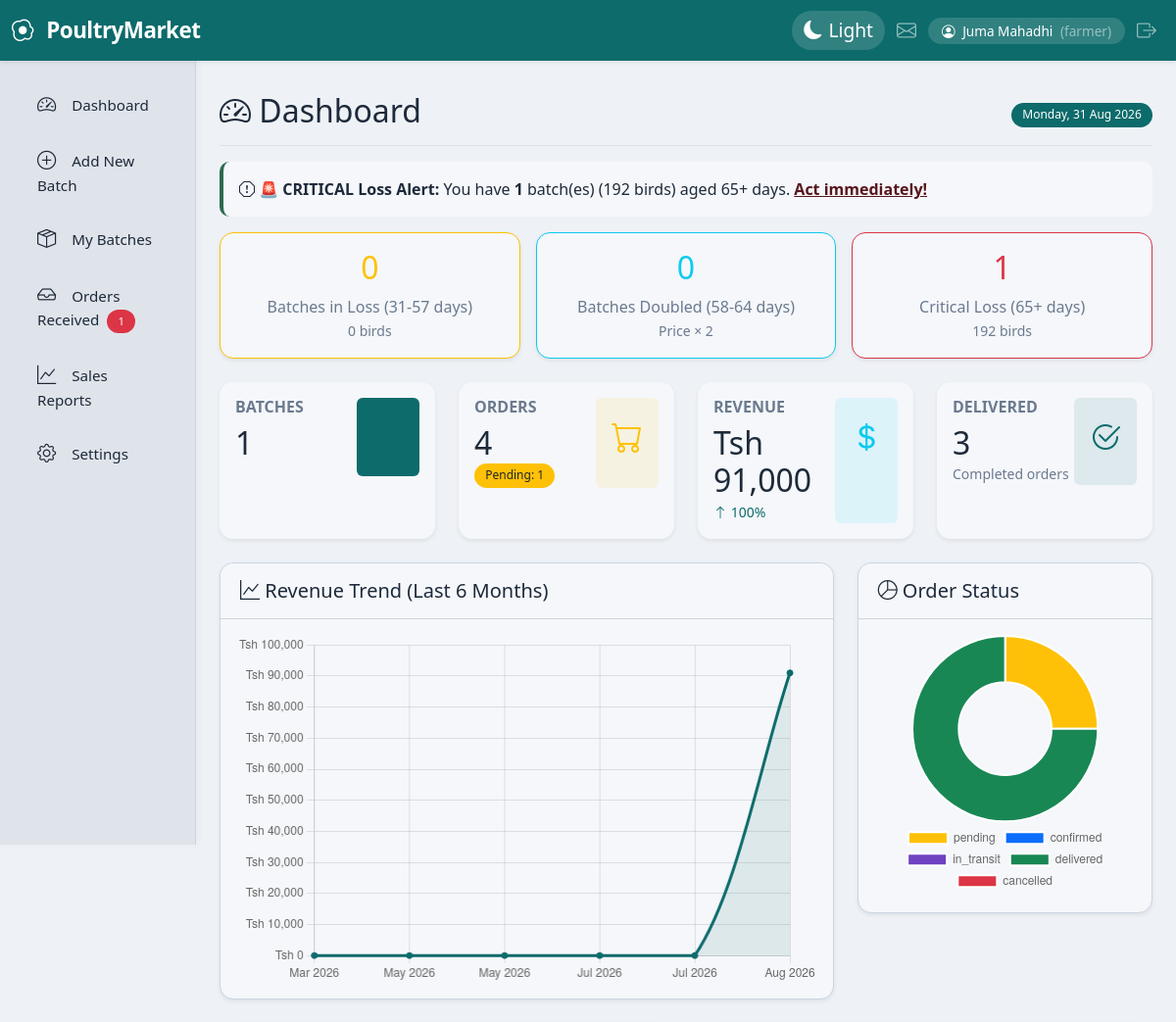
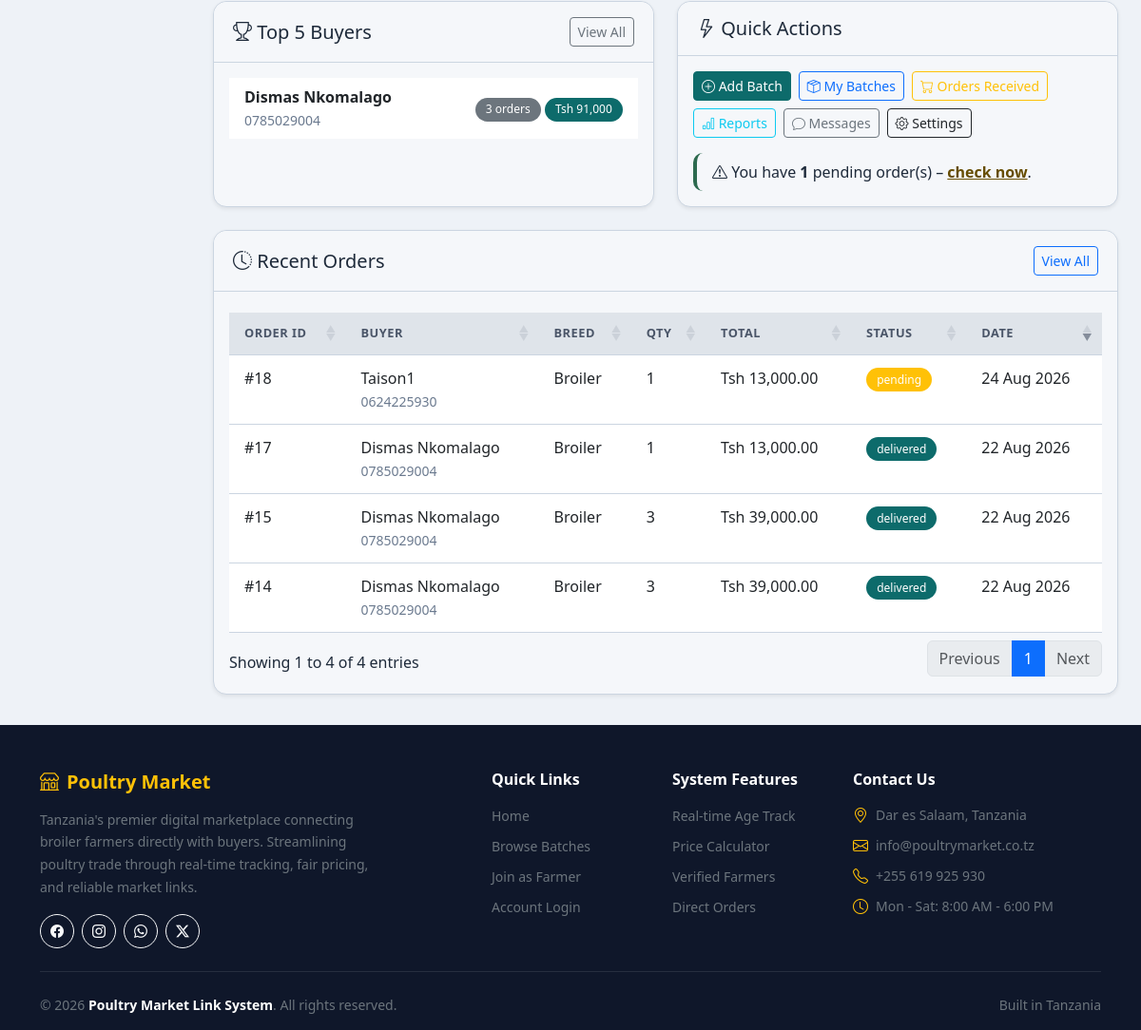
The app's page /dashboard.php (signed in) with its own data (2 pictures, top to bottom).
### tables this page shows
CREATE TABLE `orders` (
  `id` int(11) NOT NULL,
  `buyer_id` int(11) NOT NULL,
  `batch_id` int(11) NOT NULL,
  `quantity` int(11) NOT NULL CHECK (`quantity` > 0),
  `total_price` decimal(10,2) NOT NULL,
  `delivery_fee` decimal(10,2) DEFAULT 0.00,
  `delivery_method` enum('seller_delivery','self_pickup') NOT NULL,
  `delivery_address` text DEFAULT NULL,
  `order_date` timestamp NOT NULL DEFAULT current_timestamp(),
  `status` enum('pending','confirmed','in_transit','delivered','cancelled') DEFAULT 'pending',
  `payment_status` enum('pending','paid','failed') DEFAULT 'pending',
  `notes` text DEFAULT NULL
);

CREATE TABLE `users` (
  `id` int(11) NOT NULL,
  `name` varchar(100) NOT NULL,
  `email` varchar(100) NOT NULL,
  `password` varchar(255) NOT NULL,
  `phone` varchar(20) DEFAULT NULL,
  `location` varchar(255) DEFAULT NULL,
  `role` enum('admin','farmer','buyer') NOT NULL DEFAULT 'buyer',
  `created_at` timestamp NOT NULL DEFAULT current_timestamp(),
  `updated_at` timestamp NOT NULL DEFAULT current_timestamp() ON UPDATE current_timestamp()
);

CREATE TABLE `batches` (
  `id` int(11) NOT NULL,
  `farmer_id` int(11) NOT NULL,
  `breed` varchar(100) NOT NULL,
  `quantity` int(11) NOT NULL CHECK (`quantity` >= 0),
  `price_per_bird` decimal(10,2) NOT NULL CHECK (`price_per_bird` >= 0),
  `hatch_date` date NOT NULL,
  `location` varchar(255) NOT NULL,
  `status` enum('available','reserved','sold') DEFAULT 'available',
  `created_at` timestamp NOT NULL DEFAULT current_timestamp(),
  `updated_at` timestamp NOT NULL DEFAULT current_timestamp() ON UPDATE current_timestamp(),
  `image` varchar(255) DEFAULT NULL
);

### dashboard.php (the view, shortened to what this page needs)
<?php
require_once '../includes/auth.php';
$farmer_id = $_SESSION['user_id'];
$total_batches = $conn->query("SELECT COUNT(*) FROM batches WHERE farmer_id = $farmer_id")->fetch_row()[0] ?? 0;
$total_orders = $conn->query("SELECT COUNT(*) FROM orders o JOIN batches b ON o.batch_id = b.id WHERE b.farmer_id = $farmer_id")->fetch_row()[0] ?? 0;
$pending_orders = $conn->query("SELECT COUNT(*) FROM orders o JOIN batches b ON o.batch_id = b.id WHERE b.farmer_id = $farmer_id AND o.status = 'pending'")->fetch_row()[0] ?? 0;
$delivered_orders = $conn->query("SELECT COUNT(*) FROM orders o JOIN batches b ON o.batch_id = b.id WHERE b.farmer_id = $farmer_id AND o.status = 'delivered'")->fetch_row()[0] ?? 0;
$total_revenue = $conn->query("SELECT SUM(o.total_price) FROM orders o JOIN batches b ON o.batch_id = b.id WHERE b.farmer_id = $farmer_id AND o.status = 'delivered'")->fetch_row()[0] ?? 0;
$current_month = date('Y-m');
$prev_month = date('Y-m', strtotime('-1 month'));
$revenue_this_month = $conn->query("SELECT SUM(o.total_price) FROM orders o JOIN batches b ON o.batch_id = b.id WHERE b.farmer_id = $farmer_id AND o.status = 'delivered' AND DATE_FORMAT(o.order_date, '%Y-%m') = '$current_month'")->fetch_row()[0] ?? 0;
$revenue_prev_month = $conn->query("SELECT SUM(o.total_price) FROM orders o JOIN batches b ON o.batch_id = b.id WHERE b.farmer_id = $farmer_id AND o.status = 'delivered' AND DATE_FORMAT(o.order_date, '%Y-%m') = '$prev_month'")->fetch_row()[0] ?? 0;
$revenue_growth = ($revenue_prev_month > 0) ? round(($revenue_this_month - $revenue_prev_month) / $revenue_prev_month * 100, 1) : 100;
$loss_stats = $conn->query("
    SELECT
        COUNT(CASE WHEN DATEDIFF(CURDATE(), hatch_date) BETWEEN 31 AND 57 AND status = 'available' THEN 1 END) as loss_count,
        COUNT(CASE WHEN DATEDIFF(CURDATE(), hatch_date) BETWEEN 58 AND 64 AND status = 'available' THEN 1 END) as doubled_count,
        COUNT(CASE WHEN DATEDIFF(CURDATE(), hatch_date) > 65 AND status = 'available' THEN 1 END) as critical_count,
        COALESCE(SUM(CASE WHEN DATEDIFF(CURDATE(), hatch_date) BETWEEN 31 AND 57 AND status = 'available' THEN quantity END), 0) as loss_birds,
        COALESCE(SUM(CASE WHEN DATEDIFF(CURDATE(), hatch_date) > 65 AND status = 'available' THEN quantity END), 0) as critical_birds
    FROM batches
    WHERE farmer_id = $farmer_id
")->fetch_assoc();
$revenue_trend = [];
for ($i = 5; $i >= 0; $i--) {
    $month = date('M Y', strtotime("-$i months"));
    $month_query = date('Y-m', strtotime("-$i months"));
    $result = $conn->query("SELECT SUM(o.total_price) as total FROM orders o JOIN batches b ON o.batch_id = b.id WHERE b.farmer_id = $farmer_id AND o.status = 'delivered' AND DATE_FORMAT(o.order_date, '%Y-%m') = '$month_query'");
    $revenue_trend['labels'][] = $month;
    $revenue_trend['values'][] = (float)($result->fetch_assoc()['total'] ?? 0);
}
$status_counts = [];
$statuses = ['pending', 'confirmed', 'in_transit', 'delivered', 'cancelled'];
foreach ($statuses as $status) {
    $count = $conn->query("SELECT COUNT(*) FROM orders o JOIN batches b ON o.batch_id = b.id WHERE b.farmer_id = $farmer_id AND o.status = '$status'")->fetch_row()[0];
    $status_counts[$status] = $count;
}
$recent_orders = $conn->query("
    SELECT o.*, u.name as buyer_name, u.phone as buyer_phone, b.breed
    FROM orders o
    JOIN batches b ON o.batch_id = b.id
    JOIN users u ON o.buyer_id = u.id
    WHERE b.farmer_id = $farmer_id
    ORDER BY o.order_date DESC
    LIMIT 10
");
$top_buyers = $conn->query("
    SELECT u.name, u.phone, COUNT(o.id) as order_count, SUM(o.total_price) as total_spent
    FROM orders o
    JOIN batches b ON o.batch_id = b.id
    JOIN users u ON o.buyer_id = u.id
    WHERE b.farmer_id = $farmer_id AND o.status = 'delivered'
    GROUP BY u.id
    ORDER BY total_spent DESC
    LIMIT 5
");
?>
<div class="d-flex justify-content-between flex-wrap flex-md-nowrap align-items-center pt-3 pb-2 mb-3 border-bottom">
    <h2><i class="bi bi-speedometer2"></i> Dashboard</h2>
    <span class="badge bg-success"><?= date('l, d M Y') ?></span>
</div>
<?php if ($loss_stats['critical_count'] > 0): ?>
    <div class="alert alert-danger"><i class="bi bi-exclamation-octagon"></i> <strong>🚨 CRITICAL Loss Alert:</strong> You have <strong><?= $loss_stats['critical_count'] ?></strong> batch(es) (<?= $loss_stats['critical_birds'] ?> birds) aged 65+ days. <a href="my_batches.php" class="alert-link">Act immediately!</a></div>
<?php endif; ?>
<div class="row g-3 mb-4">
    <div class="col-md-4">
        <div class="card text-center shadow-sm border-warning"><div class="card-body"><h2 class="text-warning"><?= $loss_stats['loss_count'] ?></h2><p class="text-muted mb-0">Batches in Loss (31-57 days)</p><small class="text-muted"><?= $loss_stats['loss_birds'] ?> birds</small></div></div>
    </div>
    <div class="col-md-4">
        <div class="card text-center shadow-sm border-info"><div class="card-body"><h2 class="text-info"><?= $loss_stats['doubled_count'] ?></h2><p class="text-muted mb-0">Batches Doubled (58-64 days)</p><small class="text-muted">Price × 2</small></div></div>
    </div>
    <div class="col-md-4">
        <div class="card text-center shadow-sm border-danger"><div class="card-body"><h2 class="text-danger"><?= $loss_stats['critical_count'] ?></h2><p class="text-muted mb-0">Critical Loss (65+ days)</p><small class="text-muted"><?= $loss_stats['critical_birds'] ?> birds</small></div></div>
    </div>
</div>
<div class="row g-4 mb-4">
    <div class="col-md-3">
        <div class="card shadow-sm border-0 h-100">
            <div class="card-body"><div class="d-flex justify-content-between"><div><h6 class="text-muted text-uppercase fw-bold">Batches</h6><h2 class="mb-0"><?= $total_batches ?></h2></div><div class="bg-success bg-opacity-10 rounded p-3"><i class="bi bi-box-seam fs-2 text-success"></i></div></div></div>
        </div>
    </div>
    <div class="col-md-3">
        <div class="card shadow-sm border-0 h-100">
            <div class="card-body"><div class="d-flex justify-content-between"><div><h6 class="text-muted text-uppercase fw-bold">Orders</h6><h2 class="mb-0"><?= $total_orders ?></h2><span class="badge bg-warning text-dark">Pending: <?= $pending_orders ?></span></div><div class="bg-warning bg-opacity-10 rounded p-3"><i class="bi bi-cart fs-2 text-warning"></i></div></div></div>
        </div>
    </div>
    <div class="col-md-3">
        <div class="card shadow-sm border-0 h-100">
            <div class="card-body"><div class="d-flex justify-content-between"><div><h6 class="text-muted text-uppercase fw-bold">Revenue</h6><h2 class="mb-0">Tsh <?= number_format($total_revenue, 0) ?></h2><small class="text-<?= $revenue_growth >= 0 ? 'success' : 'danger' ?>"><i class="bi bi-arrow-<?= $revenue_growth >= 0 ? 'up' : 'down' ?>"></i> <?= abs($revenue_growth) ?>%</small></div><div class="bg-info bg-opacity-10 rounded p-3"><i class="bi bi-currency-dollar fs-2 text-info"></i></div></div></div>
        </div>
    </div>
    <div class="col-md-3">
        <div class="card shadow-sm border-0 h-100">
            <div class="card-body"><div class="d-flex justify-content-between"><div><h6 class="text-muted text-uppercase fw-bold">Delivered</h6><h2 class="mb-0"><?= $delivered_orders ?></h2><small class="text-muted">Completed orders</small></div><div class="bg-primary bg-opacity-10 rounded p-3"><i class="bi bi-check2-circle fs-2 text-primary"></i></div></div></div>
        </div>
    </div>
</div>
<div class="row mb-4">
    <div class="col-md-8">
        <div class="card shadow-sm">
            <div class="card-header bg-white"><h5 class="mb-0"><i class="bi bi-graph-up"></i> Revenue Trend (Last 6 Months)</h5></div>
            <div class="card-body"><canvas id="revenueChart" height="180"></canvas></div>
        </div>
    </div>
    <div class="col-md-4">
        <div class="card shadow-sm">
            <div class="card-header bg-white"><h5 class="mb-0"><i class="bi bi-pie-chart"></i> Order Status</h5></div>
            <div class="card-body"><canvas id="statusChart" height="180"></canvas></div>
        </div>
    </div>
</div>
<div class="row mb-4">
    <div class="col-md-6">
        <div class="card shadow-sm h-100">
            <div class="card-header bg-white d-flex justify-content-between align-items-center"><h5 class="mb-0"><i class="bi bi-trophy"></i> Top 5 Buyers</h5><a href="orders.php" class="btn btn-sm btn-outline-secondary">View All</a></div>
            <div class="card-body">
                <?php if ($top_buyers->num_rows > 0): ?>
                    <ul class="list-group list-group-flush">
                        <?php while ($b = $top_buyers->fetch_assoc()): ?>
                            <li class="list-group-item d-flex justify-content-between align-items-center">
                                <div><strong><?= htmlspecialchars($b['name']) ?></strong><br><small class="text-muted"><?= $b['phone'] ?? 'No phone' ?></small></div>
                                <span><span class="badge bg-secondary rounded-pill me-1"><?= $b['order_count'] ?> orders</span><span class="badge bg-success rounded-pill">Tsh <?= number_format($b['total_spent'], 0) ?></span></span>
                            </li>
                        <?php endwhile; ?>
                    </ul>
                <?php else: ?><p class="text-muted">No buyers yet.</p><?php endif; ?>
            </div>
        </div>
    </div>
    <div class="col-md-6">
        <div class="card shadow-sm h-100">
            <div class="card-header bg-white"><h5 class="mb-0"><i class="bi bi-lightning"></i> Quick Actions</h5></div>
            <div class="card-body">
                <div class="d-flex flex-wrap gap-2">
                    <a href="add_batch.php" class="btn btn-success btn-sm"><i class="bi bi-plus-circle"></i> Add Batch</a>
                    <a href="my_batches.php" class="btn btn-outline-primary btn-sm"><i class="bi bi-box-seam"></i> My Batches</a>
                    <a href="orders.php" class="btn btn-outline-warning btn-sm"><i class="bi bi-cart"></i> Orders Received</a>
                    <a href="reports.php" class="btn btn-outline-info btn-sm"><i class="bi bi-bar-chart"></i> Reports</a>
                    <a href="../messages.php" class="btn btn-outline-secondary btn-sm"><i class="bi bi-chat"></i> Messages</a>
                    <a href="../profile.php" class="btn btn-outline-dark btn-sm"><i class="bi bi-gear"></i> Settings</a>
                </div>
                <?php if ($pending_orders > 0): ?>
                    <div class="alert alert-warning mt-3 mb-0 py-2"><i class="bi bi-exclamation-triangle"></i> You have <strong><?= $pending_orders ?></strong> pending order(s) – <a href="orders.php" class="alert-link">check now</a>.</div>
                <?php endif; ?>
            </div>
        </div>
    </div>
</div>
<div class="card shadow-sm">
    <div class="card-header bg-white d-flex justify-content-between align-items-center">
        <h5 class="mb-0"><i class="bi bi-clock-history"></i> Recent Orders</h5>
        <a href="orders.php" class="btn btn-sm btn-outline-primary">View All</a>
    </div>
    <div class="card-body">
        <div class="table-responsive">
            <table class="table table-hover" id="ordersTable">
                <thead><tr><th>Order ID</th><th>Buyer</th><th>Breed</th><th>Qty</th><th>Total</th><th>Status</th><th>Date</th></tr></thead>
                <tbody>
                    <?php if ($recent_orders->num_rows > 0): while ($o = $recent_orders->fetch_assoc()): ?>
                        <tr>
                            <td>#<?= $o['id'] ?></td>
                            <td><?= htmlspecialchars($o['buyer_name']) ?><br><small class="text-muted"><?= $o['buyer_phone'] ?></small></td>
                            <td><?= htmlspecialchars($o['breed']) ?></td>
                            <td><?= $o['quantity'] ?></td>
                            <td>Tsh <?= number_format($o['total_price'], 2) ?></td>
                            <td><span class="badge bg-<?= $o['status']=='pending'?'warning':($o['status']=='delivered'?'success':'secondary') ?>"><?= $o['status'] ?></span></td>
                            <td><?= date('d M Y', strtotime($o['order_date'])) ?></td>
                        </tr>
                    <?php endwhile; else: ?><tr><td colspan="7" class="text-center text-muted">No orders received yet.</td></tr><?php endif; ?>
                </tbody>
            </table>
        </div>
    </div>
</div>
<script>
document.addEventListener('DOMContentLoaded', function() {
    new Chart(document.getElementById('revenueChart'), {
        type: 'line',
        data: { labels: <?= json_encode($revenue_trend['labels']) ?>, datasets: [{ label: 'Revenue (Tsh)', data: <?= json_encode($revenue_trend['values']) ?>, borderColor: '#0d6b6b', backgroundColor: 'rgba(13,107,107,0.1)', tension: 0.3, fill: true, pointBackgroundColor: '#0d6b6b' }] },
        options: { responsive: true, plugins: { legend: { display: false } }, scales: { y: { beginAtZero: true, ticks: { callback: function(value) { return 'Tsh ' + value.toLocaleString(); } } } } }
    });
    new Chart(document.getElementById('statusChart'), {
        type: 'doughnut',
        data: { labels: <?= json_encode(array_keys($status_counts)) ?>, datasets: [{ data: <?= json_encode(array_values($status_counts)) ?>, backgroundColor: ['#ffc107','#0d6efd','#6f42c1','#198754','#dc3545'] }] },
        options: { responsive: true, plugins: { legend: { position: 'bottom' } } }
    });
    $('#ordersTable').DataTable({ responsive: true, pageLength: 5, order: [[6, 'desc']], dom: 't<"row"<"col-sm-6"i><"col-sm-6"p>>' });
});
</script>
<?php
include '../layout.php';
?>

### records on screen
orders: id "18", buyer.name "Taison1", buyer.phone "0624225930", batch.breed "Broiler", quantity "1", total_price "13,000.00", status "pending", order_date "24 Aug 2026"
orders: id "17", buyer.name "Dismas Nkomalago", buyer.phone "0785029004", batch.breed "Broiler", quantity "1", total_price "13,000.00", status "delivered", order_date "22 Aug 2026"
orders: id "15", buyer.name "Dismas Nkomalago", buyer.phone "0785029004", batch.breed "Broiler", quantity "3", total_price "39,000.00", status "delivered", order_date "22 Aug 2026"
orders: id "14", buyer.name "Dismas Nkomalago", buyer.phone "0785029004", batch.breed "Broiler", quantity "3", total_price "39,000.00", status "delivered", order_date "22 Aug 2026"

### other values on screen
$_SESSION['name'] "Juma Mahadhi"
$_SESSION['role'] "farmer"
$pending_count "1"
$loss_stats['critical_count'] "1"
$loss_stats['critical_birds'] "192"
$loss_stats['loss_count'] "0"
$loss_stats['loss_birds'] "0"
$loss_stats['doubled_count'] "0"
$total_batches "1"
$total_orders "4"
$pending_orders "1"
$total_revenue "91,000"
abs($revenue_growth) "100"
$delivered_orders "3"
$b['name'] "Dismas Nkomalago"
